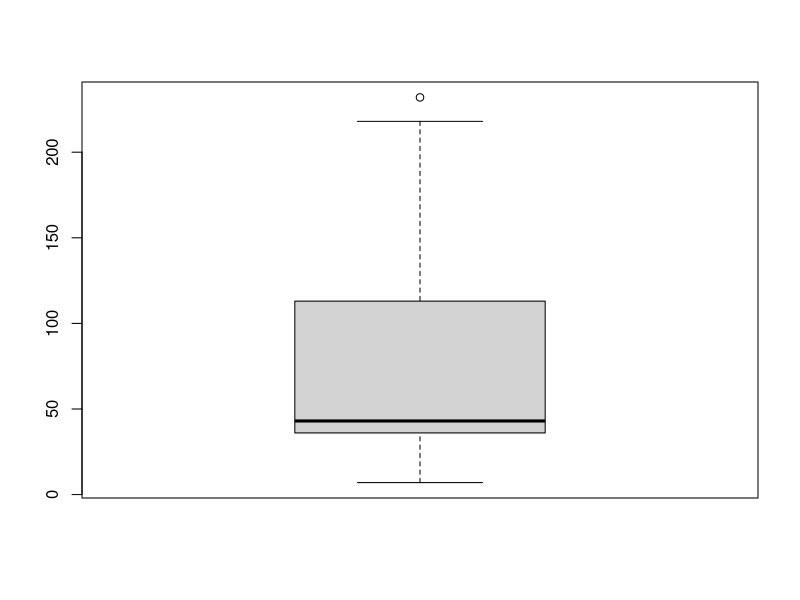
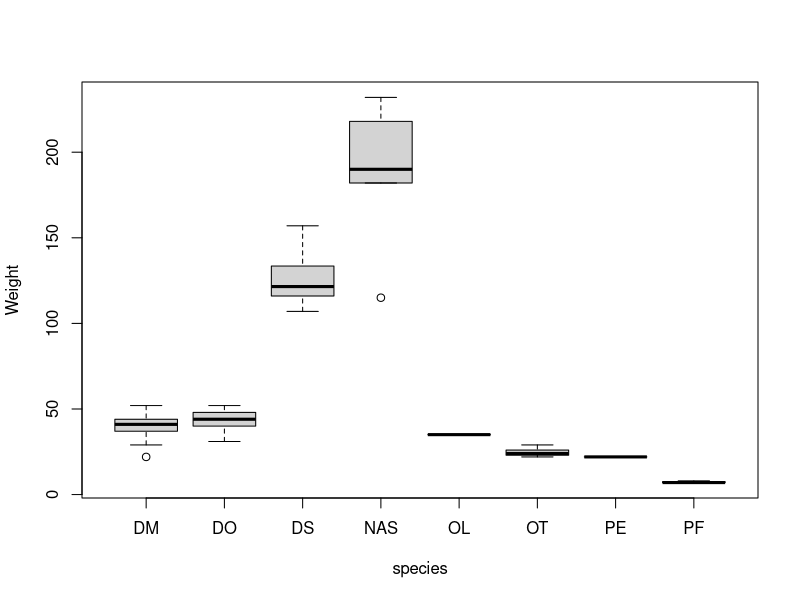

Write R code to recreate these figures, in order. (Note: this script raises an error after producing the figures.)
y <- read.csv("data/export.csv",sep=";")
head(y)

# quanto pesano gli animali?
mean(y$Weight, na.rm = TRUE)
mean(na.omit(y$Weight))
# ci sono dei valori anomali nel peso degli animali?
boxplot(y$Weight)
boxplot(Weight ~ species, data = y)
y %>% 
  filter(species == "NAS") %>% 
  filter(Weight < 150)
# qual ?? il peso medio delle diverse specie?
y %>% filter(species == "DM") -> yDM
mean(yDM$Weight, na.rm = TRUE)

y %>% 
  group_by(species) %>% 
  summarise(media = mean(na.omit(Weight)))
# quali sono i dati di peso non attendibili?
y %>% filter(scale_calibrated == FALSE)

# il numero di animali rilevati ?? diverso nei diversi plot o nei diversi anni?
y %>% 
  group_by(Plot, Sex) %>% 
  count()
# quanti maschi e quante femmine sono presenti per la specie DM?
y %>% 
  filter(species == "NAS") %>% 
  group_by(Sex) %>% 
  count()

# in quanti plot sono stati raccolti i dati?
unique(y$Plot)
length(unique(y$Plot))






# in quali anni sono stati raccolti i dati?
class(y$X...Date)
as.POSIXct(y$X...Date)

# qual ?? l'intervallo temporale di raccolta del dato?
